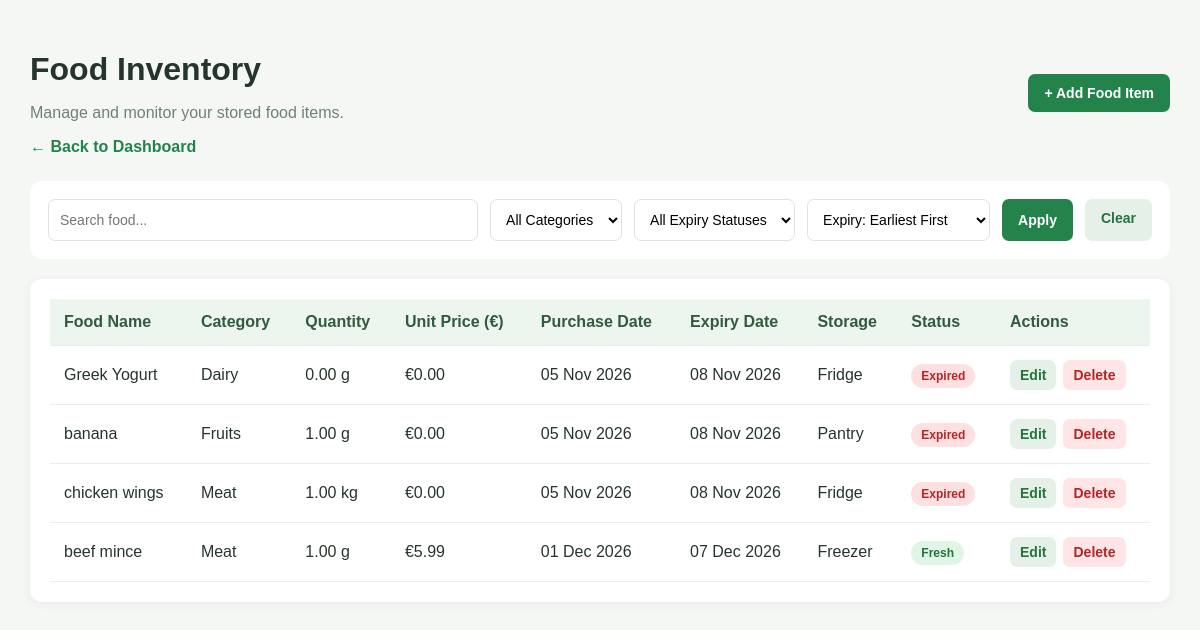
Screenshot of /inventory/ with the database file from the repository.
### inventory/models.py (models this page shows, shortened)
class FoodItem(models.Model):
    CATEGORY_CHOICES = [
        ('Fruits', 'Fruits'),
        ('Vegetables', 'Vegetables'),
        ('Dairy', 'Dairy'),
        ('Meat', 'Meat'),
        ('Seafood', 'Seafood'),
        ('Grains', 'Grains'),
        ('Beverages', 'Beverages'),
        ('Other', 'Other'),
    ]
    UNIT_CHOICES = [
        ('kg', 'Kilograms'),
        ('g', 'Grams'),
        ('litres', 'Litres'),
        ('ml', 'Millilitres'),
        ('pieces', 'Pieces'),
    ]
    STORAGE_CHOICES = [
        ('Fridge', 'Fridge'),
        ('Freezer', 'Freezer'),
        ('Pantry', 'Pantry'),
    ]
    food_name = models.CharField(max_length=100)
    category = models.CharField(
        max_length=30,
        choices=CATEGORY_CHOICES
    )
    quantity = models.DecimalField(
        max_digits=10,
        decimal_places=2
    )
    unit = models.CharField(
        max_length=20,
        choices=UNIT_CHOICES
    )
    unit_price = models.DecimalField(
        max_digits=10,
        decimal_places=2,
        default=0
    )
    purchase_date = models.DateField()
    expiry_date = models.DateField()
    storage_location = models.CharField(
        max_length=20,
        choices=STORAGE_CHOICES
    )
    created_at = models.DateTimeField(auto_now_add=True)
    updated_at = models.DateTimeField(auto_now=True)

### inventory/views.py (the view)
# urls.py: path('inventory/', views.inventory_list, name='inventory'),
def inventory_list(request):
    today = timezone.localdate()
    food_items = FoodItem.objects.all()
    search_query = request.GET.get('search', '').strip()
    if search_query:
        food_items = food_items.filter(
            food_name__icontains=search_query
        )
    category = request.GET.get('category', '')
    if category:
        food_items = food_items.filter(category=category)
    status = request.GET.get('status', '')
    if status == 'expired':
        food_items = food_items.filter(expiry_date__lt=today)
    elif status == 'expiring':
        food_items = food_items.filter(
            expiry_date__gte=today,
            expiry_date__lte=today + timedelta(days=3)
        )
    elif status == 'fresh':
        food_items = food_items.filter(
            expiry_date__gt=today + timedelta(days=3)
        )
    sort = request.GET.get('sort', 'expiry_date')
    allowed_sort_options = [
        'expiry_date',
        '-expiry_date',
        'food_name',
        '-food_name',
        'quantity',
        '-quantity',
    ]
    if sort not in allowed_sort_options:
        sort = 'expiry_date'
    food_items = food_items.order_by(sort)
    for item in food_items:
        days_remaining = (item.expiry_date - today).days
        if days_remaining < 0:
            item.expiry_status = 'expired'
        elif days_remaining <= 3:
            item.expiry_status = 'expiring'
        else:
            item.expiry_status = 'fresh'
    context = {
        'food_items': food_items,
        'search_query': search_query,
        'selected_category': category,
        'selected_status': status,
        'selected_sort': sort,
        'categories': FoodItem.CATEGORY_CHOICES,
    }
    return render(request, 'inventory/inventory.html', context)

### inventory/templates/inventory/inventory.html (shortened to what this page needs)
<!DOCTYPE html>
<html lang="en">
<head>
</head>
<body>
<div class="container">
    <div class="header">
        <div>
            <h1>Food Inventory</h1>
            <p>Manage and monitor your stored food items.</p>
            <a href="/" class="back-link">← Back to Dashboard</a>
        </div>
        <a href="{% url 'add_food' %}" class="btn btn-primary">
            + Add Food Item
        </a>
    </div>
    <form method="GET" class="filters">
        <input
            type="text"
            name="search"
            placeholder="Search food..."
            value="{{ search_query }}"
        >
        <select name="category">
            <option value="">All Categories</option>
        </select>
        <select name="status">
            <option value="">All Expiry Statuses</option>
        </select>
        <select name="sort">
            <option value="expiry_date" {% if selected_sort == 'expiry_date' %}selected{% endif %}>Expiry: Earliest First</option>
        </select>
        <button type="submit" class="btn btn-primary">Apply</button>
        <a href="{% url 'inventory' %}" class="btn btn-edit">Clear</a>
    </form>
    <div class="table-container">
        <table>
            <thead>
                <tr>
                    <th>Food Name</th>
                    <th>Category</th>
                    <th>Quantity</th>
                    <th>Unit Price (€)</th>
                    <th>Purchase Date</th>
                    <th>Expiry Date</th>
                    <th>Storage</th>
                    <th>Status</th>
                    <th>Actions</th>
                </tr>
            </thead>
            <tbody>
                {% for item in food_items %}
                    <tr>
                        <td>{{ item.food_name }}</td>
                        <td>{{ item.category }}</td>
                        <td>{{ item.quantity }} {{ item.unit }}</td>
                        <td>€{{ item.unit_price }}</td>
                        <td>{{ item.purchase_date|date:"d M Y" }}</td>
                        <td>{{ item.expiry_date|date:"d M Y" }}</td>
                        <td>{{ item.storage_location }}</td>
                        <td>
                            {% if item.expiry_status == 'expired' %}
                                <span class="status expired">Expired</span>
                            {% elif item.expiry_status == 'expiring' %}
                                <span class="status expiring">Expiring Soon</span>
                            {% else %}
                                <span class="status fresh">Fresh</span>
                            {% endif %}
                        </td>
                        <td>
                            <div class="actions">
                                <a href="{% url 'edit_food' item.pk %}" class="btn btn-edit">Edit</a>
                                <a href="{% url 'delete_food' item.pk %}" class="btn btn-delete">Delete</a>
                            </div>
                        </td>
                    </tr>
                {% empty %}
                    <tr>
                        <td colspan="9" class="empty-message">
                            No matching food items found.
                        </td>
                    </tr>
                {% endfor %}
            </tbody>
        </table>
    </div>
</div>
</body>
</html>

### inventory/templates/inventory/inventory.html (style rules this page uses)
* { box-sizing: border-box; }
body { font-family: Arial, sans-serif; background: #f4f7f4; margin: 0; padding: 30px; color: #26352b; }
.container { max-width: 1300px; margin: auto; }
.header { display: flex; justify-content: space-between; align-items: center; gap: 15px; flex-wrap: wrap; margin-bottom: 25px; }
h1 { margin-bottom: 5px; }
.header p { color: #718075; }
a { text-decoration: none; }
.btn { display: inline-block; padding: 11px 16px; border-radius: 7px; font-weight: bold; border: none; cursor: pointer; font-size: 14px; }
.btn-primary { background: #23834b; color: white; }
.btn-edit { background: #e5f1e8; color: #24743b; }
.btn-delete { background: #ffe5e5; color: #b32626; }
.filters { background: white; padding: 18px; border-radius: 12px; margin-bottom: 20px; display: flex; gap: 12px; flex-wrap: wrap; }
input, select { padding: 11px; border: 1px solid #dce5dd; border-radius: 7px; font-size: 14px; background: white; }
.filters input { flex: 1; min-width: 180px; }
.table-container { background: white; border-radius: 12px; padding: 20px; overflow-x: auto; box-shadow: 0 2px 10px rgba(0, 0, 0, 0.05); }
table { width: 100%; border-collapse: collapse; min-width: 1050px; }
th, td { padding: 14px; text-align: left; border-bottom: 1px solid #e8eee9; white-space: nowrap; }
th { background: #edf5ef; color: #315b3e; }
.status { padding: 5px 10px; border-radius: 20px; font-size: 12px; font-weight: bold; }
.fresh { background: #dff5e5; color: #24743b; }
.expired { background: #ffe0e0; color: #b32626; }
.actions { display: flex; gap: 7px; }
.actions .btn { padding: 7px 10px; }
.back-link { color: #23834b; font-weight: bold; }

### rows the page displays
FoodItem: food_name "Greek Yogurt", category "Dairy", quantity "0.00", unit "g", unit_price "0.00", purchase_date "05 Nov 2026", expiry_date "08 Nov 2026", storage_location "Fridge", shows "Expired"
FoodItem: food_name "banana", category "Fruits", quantity "1.00", unit "g", unit_price "0.00", purchase_date "05 Nov 2026", expiry_date "08 Nov 2026", storage_location "Pantry", shows "Expired"
FoodItem: food_name "chicken wings", category "Meat", quantity "1.00", unit "kg", unit_price "0.00", purchase_date "05 Nov 2026", expiry_date "08 Nov 2026", storage_location "Fridge", shows "Expired"
FoodItem: food_name "beef mince", category "Meat", quantity "1.00", unit "g", unit_price "5.99", purchase_date "01 Dec 2026", expiry_date "07 Dec 2026", storage_location "Freezer", shows "Fresh"
